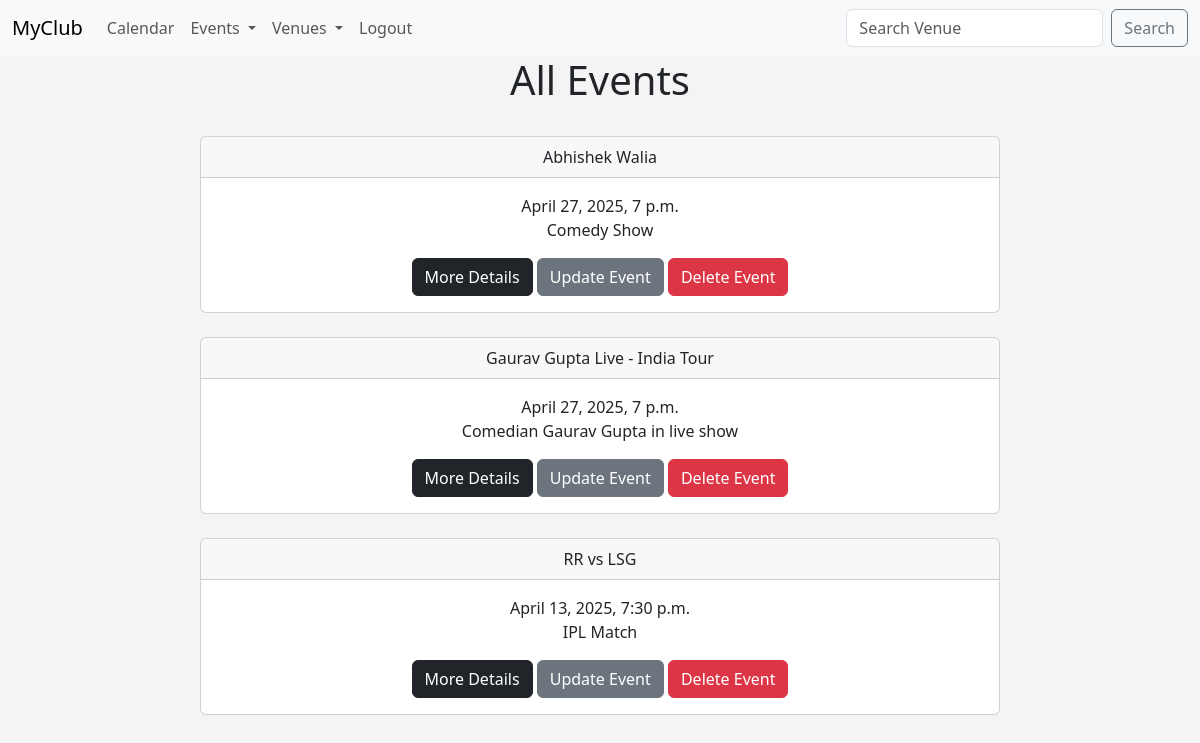
Page /events (signed in) on the committed database.
### myclub_app/models.py (models this page shows, shortened)
class Event(models.Model):
    name = models.CharField('Event Name', max_length=500)
    event_date = models.DateTimeField()
    venue = models.ForeignKey(Venue, blank=True,null=True, on_delete=models.CASCADE)
    manager = models.ForeignKey(User,blank=True,null=True,on_delete=models.SET_NULL)
    description = models.TextField(blank=True)
    attendees = models.ManyToManyField(MyClubUser, blank=True)

### myclub_app/views.py (the view)
# urls.py: path('events',views.events,name="events"),
def events(request):
    try :
        event_list = Event.objects.all().order_by('name')   #order by name
    except :
        event_list = None
    return render(request, 'event_list.html', {'event_list':event_list})

### myclub_app/templates/event_list.html
{% extends 'base.html' %}
{% block content %}
    <center>
    <h1>All Events</h1>
    <br>
    {% for event in event_list%}
    <div class="card" style="width: 50rem;">
    <div class="card-header">{{ event.name }}</div>
    <div class="card-body">{{ event.event_date }}
    <p class="card-text">{{ event.description }}</p>
    <a href="{% url 'event_details' event.id %}" class="btn btn-dark">More Details</a>
    {% if user.is_authenticated %}
    <a href="{% url 'update_event' event.id %}" class="btn btn-secondary">Update Event</a>
    <a href="{% url 'delete_event' event.id %}" class="btn btn-danger">Delete Event</a>
    {% endif %}
    </div>
    </div>
    <br>
    {% endfor %}
    </center>
{% endblock content %}

### myclub_app/templates/base.html (style rules this page uses)
body { background: #f4f4f4; }

### rows in the picture
Event: name "Abhishek Walia", event_date "April 27, 2025, 7 p.m.", description "Comedy Show"
Event: name "Gaurav Gupta Live - India Tour", event_date "April 27, 2025, 7 p.m.", description "Comedian Gaurav Gupta in live show"
Event: name "RR vs LSG", event_date "April 13, 2025, 7:30 p.m.", description "IPL Match"
